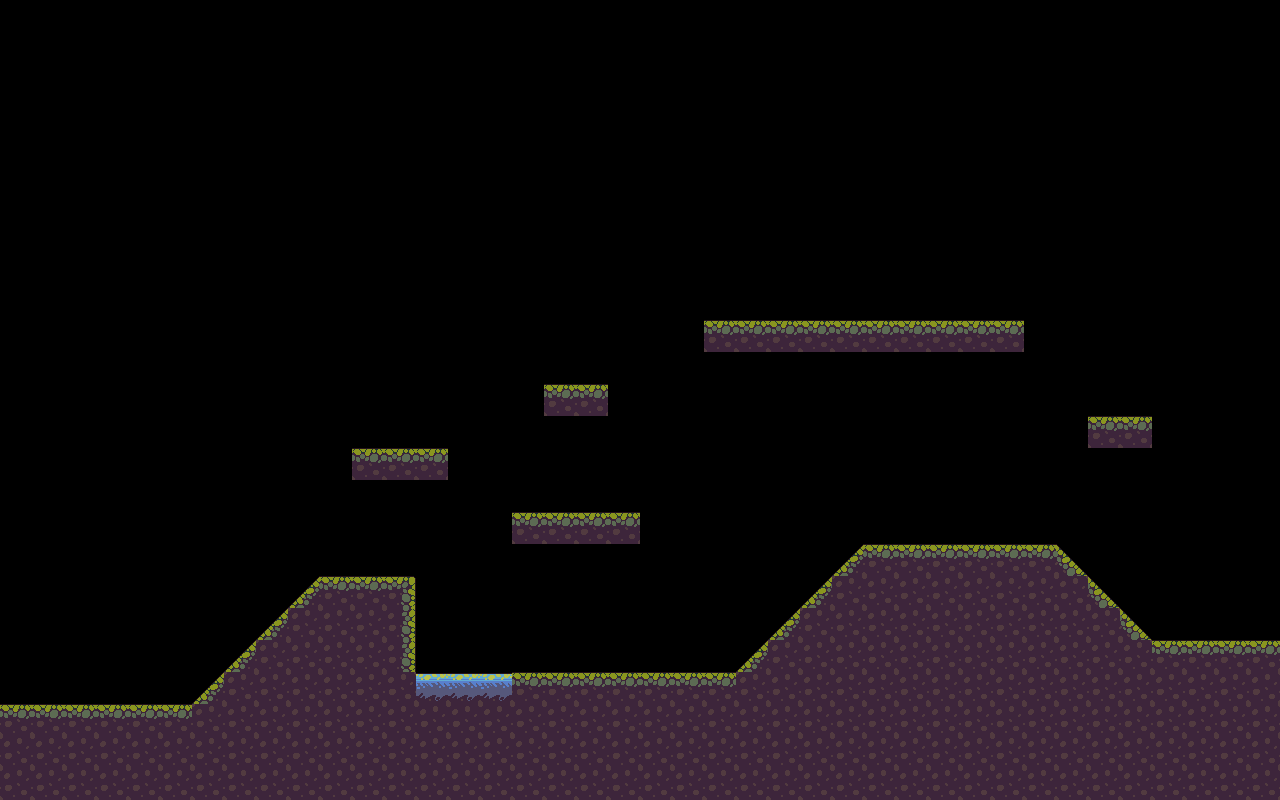

A 2D game scene composited from a Tiled map and its tileset images. What follows is a short description and the map's XML, with every tile layer's data as written:
An orthogonal 40x25 tile map with 32x32 px tiles, 1 tile layer (tierra1) and 13 objects.

<map version="1.10" tiledversion="1.11.2" orientation="orthogonal" renderorder="right-down" width="40" height="25" tilewidth="32" tileheight="32" infinite="0" nextlayerid="3" nextobjectid="21">
 <editorsettings>
  <export target="../public/assets/tilemaps/Mapita1.json" format="json" />
 </editorsettings>
 <tileset firstgid="1" name="TILED1" tilewidth="32" tileheight="32" tilecount="60" columns="10">
  <image source="../public/assets/tilesets/tileset.png" width="320" height="192" />
 </tileset>
 <layer id="1" name="tierra1" width="40" height="25">
  <data encoding="csv">
0,0,0,0,0,0,0,0,0,0,0,0,0,0,0,0,0,0,0,0,0,0,0,0,0,0,0,0,0,0,0,0,0,0,0,0,0,0,0,0,
0,0,0,0,0,0,0,0,0,0,0,0,0,0,0,0,0,0,0,0,0,0,0,0,0,0,0,0,0,0,0,0,0,0,0,0,0,0,0,0,
0,0,0,0,0,0,0,0,0,0,0,0,0,0,0,0,0,0,0,0,0,0,0,0,0,0,0,0,0,0,0,0,0,0,0,0,0,0,0,0,
0,0,0,0,0,0,0,0,0,0,0,0,0,0,0,0,0,0,0,0,0,0,0,0,0,0,0,0,0,0,0,0,0,0,0,0,0,0,0,0,
0,0,0,0,0,0,0,0,0,0,0,0,0,0,0,0,0,0,0,0,0,0,0,0,0,0,0,0,0,0,0,0,0,0,0,0,0,0,0,0,
0,0,0,0,0,0,0,0,0,0,0,0,0,0,0,0,0,0,0,0,0,0,0,0,0,0,0,0,0,0,0,0,0,0,0,0,0,0,0,0,
0,0,0,0,0,0,0,0,0,0,0,0,0,0,0,0,0,0,0,0,0,0,0,0,0,0,0,0,0,0,0,0,0,0,0,0,0,0,0,0,
0,0,0,0,0,0,0,0,0,0,0,0,0,0,0,0,0,0,0,0,0,0,0,0,0,0,0,0,0,0,0,0,0,0,0,0,0,0,0,0,
0,0,0,0,0,0,0,0,0,0,0,0,0,0,0,0,0,0,0,0,0,0,0,0,0,0,0,0,0,0,0,0,0,0,0,0,0,0,0,0,
0,0,0,0,0,0,0,0,0,0,0,0,0,0,0,0,0,0,0,0,0,0,0,0,0,0,0,0,0,0,0,0,0,0,0,0,0,0,0,0,
0,0,0,0,0,0,0,0,0,0,0,0,0,0,0,0,0,0,0,0,0,0,2,2,2,2,2,2,2,2,2,2,0,0,0,0,0,0,0,0,
0,0,0,0,0,0,0,0,0,0,0,0,0,0,0,0,0,0,0,0,0,0,0,0,0,0,0,0,0,0,0,0,0,0,0,0,0,0,0,0,
0,0,0,0,0,0,0,0,0,0,0,0,0,0,0,0,0,2,2,0,0,0,0,0,0,0,0,0,0,0,0,0,0,0,0,0,0,0,0,0,
0,0,0,0,0,0,0,0,0,0,0,0,0,0,0,0,0,0,0,0,0,0,0,0,0,0,0,0,0,0,0,0,0,0,2,2,0,0,0,0,
0,0,0,0,0,0,0,0,0,0,0,2,2,2,0,0,0,0,0,0,0,0,0,0,0,0,0,0,0,0,0,0,0,0,0,0,0,0,0,0,
0,0,0,0,0,0,0,0,0,0,0,0,0,0,0,0,0,0,0,0,0,0,0,0,0,0,0,0,0,0,0,0,0,0,0,0,0,0,0,0,
0,0,0,0,0,0,0,0,0,0,0,0,0,0,0,0,2,2,2,2,0,0,0,0,0,0,0,0,0,0,0,0,0,0,0,0,0,0,0,0,
0,0,0,0,0,0,0,0,0,0,0,0,0,0,0,0,0,0,0,0,0,0,0,0,0,0,47,2,2,2,2,2,2,48,0,0,0,0,0,0,
0,0,0,0,0,0,0,0,0,47,2,2,3,0,0,0,0,0,0,0,0,0,0,0,0,47,12,12,12,12,12,12,12,12,48,0,0,0,0,0,
0,0,0,0,0,0,0,0,47,12,12,12,13,0,0,0,0,0,0,0,0,0,0,0,47,12,12,12,12,12,12,12,12,12,12,48,0,0,0,0,
0,0,0,0,0,0,0,47,12,12,12,12,13,0,0,0,0,0,0,0,0,0,0,47,12,12,12,12,12,12,12,12,12,12,12,12,2,2,2,2,
0,0,0,0,0,0,47,12,12,12,12,12,12,30,30,30,2,2,2,2,2,2,2,12,12,12,12,12,12,12,12,12,12,12,12,12,12,12,12,12,
2,2,2,2,2,2,12,12,12,12,12,12,12,12,12,12,12,12,12,12,12,12,12,12,12,12,12,12,12,12,12,12,12,12,12,12,12,12,12,12,
12,12,12,12,12,12,12,12,12,12,12,12,12,12,12,12,12,12,12,12,12,12,12,12,12,12,12,12,12,12,12,12,12,12,12,12,12,12,12,12,
12,12,12,12,12,12,12,12,12,12,12,12,12,12,12,12,12,12,12,12,12,12,12,12,12,12,12,12,12,12,12,12,12,12,12,12,12,12,12,12
</data>
 </layer>
 <objectgroup id="2" name="objetos1">
  <object id="4" x="352.451" y="445.095" width="94.6582" height="36.2521" />
  <object id="6" x="543.781" y="382.661" width="66.4621" height="38.2661" />
  <object id="7" x="704.901" y="314.185" width="318.213" height="36.2521" />
  <object id="8" x="1089.58" y="412.871" width="60.4201" height="36.2521" />
  <object id="9" x="511.557" y="507.529" width="124.868" height="34.2381" />
  <object id="10" x="2.014" y="702.887" width="1274.86" height="94.6582" />
  <object id="13" x="318.213" y="573.991" width="96.6722" height="126.882" />
  <object id="14" x="201.4" y="700.873">
   <polygon points="0,0 116.812,-118.826 114.798,0" />
  </object>
  <object id="15" x="416.899" y="668.649" width="857.966" height="30.2101" />
  <object id="17" x="864.008" y="543.781" width="195.358" height="126.882" />
  <object id="18" x="743.167" y="666.635">
   <polygon points="0,0 120.84,-124.868 120.84,-2.014" />
  </object>
  <object id="19" x="1059.37" y="551.837">
   <polygon points="0,0 90.6302,84.5882 2.014,86.6022" />
  </object>
  <object id="20" x="1061.38" y="636.425" width="217.512" height="28.1961" />
 </objectgroup>
</map>
